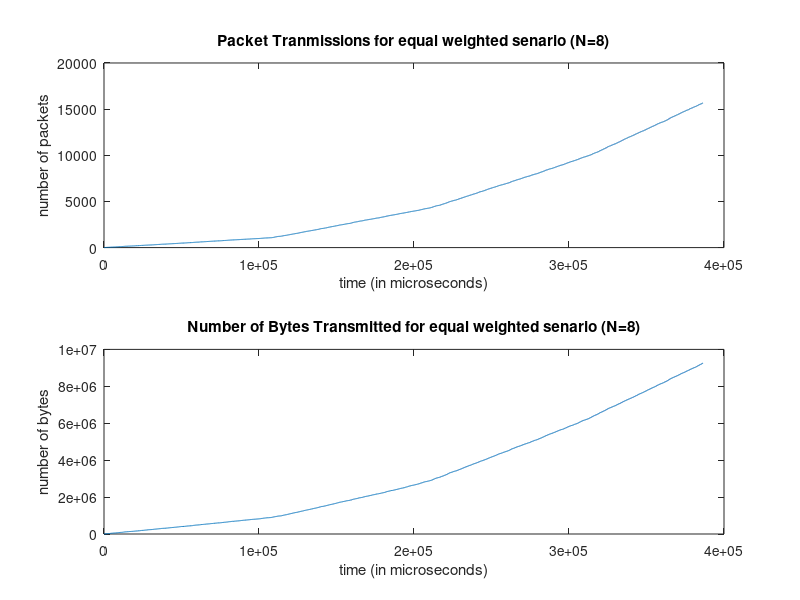
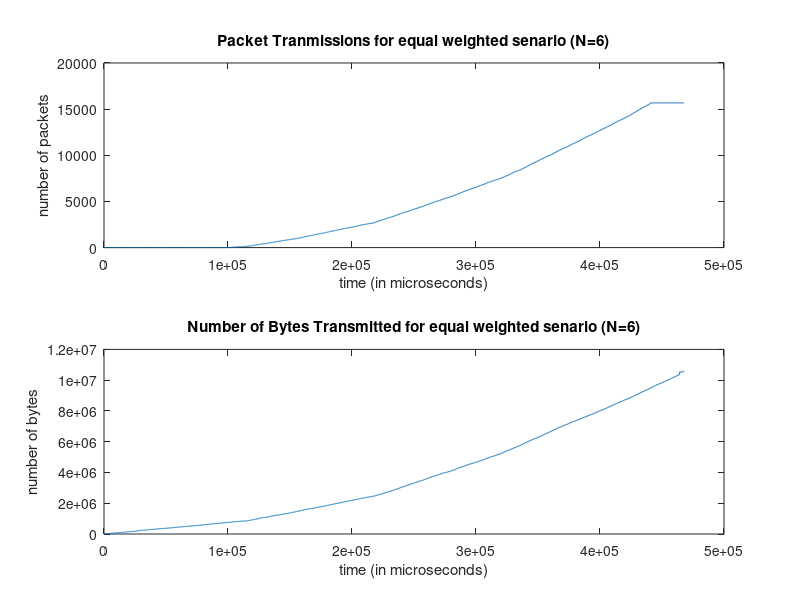
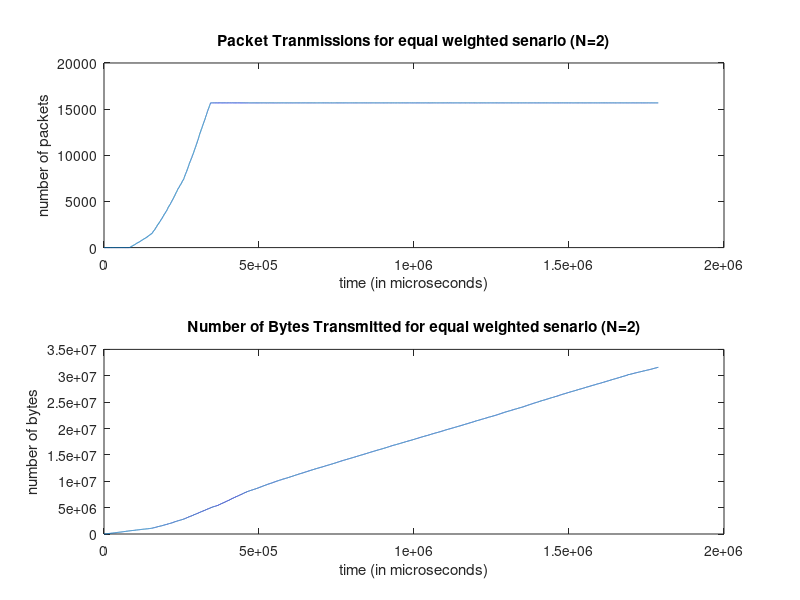

Here is the MATLAB script that generated these plots, in order:
clc;clear all;

[packet_no_p, packetsize_p, arrival_time] = textread('sink_we.txt', '%f %f %f');

%plot number of packet transmissions on a time scale of 10 ms per data
%point
%for number of packet transmissions, we don't care about the packet size
%just the fact that a packet comes in at arrival_time(i)
figure(1);
subplot(2,1,1);
time = arrival_time(1:length(packet_no_p));
packet = packet_no_p (1:length(packet_no_p));
plot(cumsum(time), packet);
title('Packet Tranmissions for equal weighted senario (N=8)');
xlabel('time (in microseconds)');
ylabel('number of packets');
%plot number of transmitted bytes on a time scale of 10 ms per data point
subplot(2,1,2);
packet2 = packetsize_p(1:length(packet_no_p));
plot(cumsum(time), cumsum(packet2));
title('Number of Bytes Transmitted for equal weighted senario (N=8)');
ylabel('number of bytes');
xlabel('time (in microseconds)');

set(figure(1),'OuterPosition',[1 1 900 600]);
saveas(figure(1),'plot_n8_we','png');


[packet_no_p, packetsize_p, arrival_time] = textread('sink1_we.txt', '%f %f %f');

%plot number of packet transmissions on a time scale of 10 ms per data
%point
%for number of packet transmissions, we don't care about the packet size
%just the fact that a packet comes in at arrival_time(i)
figure(2);
subplot(2,1,1);
time = arrival_time(1:length(packet_no_p));
packet = packet_no_p (1:length(packet_no_p));
plot(cumsum(time), packet);
title('Packet Tranmissions for equal weighted senario (N=6)');
xlabel('time (in microseconds)');
ylabel('number of packets');
%plot number of transmitted bytes on a time scale of 10 ms per data point
subplot(2,1,2);
packet2 = packetsize_p(1:length(packet_no_p));
plot(cumsum(time), cumsum(packet2));
title('Number of Bytes Transmitted for equal weighted senario (N=6)');
ylabel('number of bytes');
xlabel('time (in microseconds)');

set(figure(2),'OuterPosition',[1 1 900 600]);
saveas(figure(2),'plot_n6_we','png');



[packet_no_p, packetsize_p, arrival_time] = textread('sink2_we.txt', '%f %f %f');

%plot number of packet transmissions on a time scale of 10 ms per data
%point
%for number of packet transmissions, we don't care about the packet size
%just the fact that a packet comes in at arrival_time(i)
figure(3);
subplot(2,1,1);
time = arrival_time(1:length(packet_no_p));
packet = packet_no_p (1:length(packet_no_p));
plot(cumsum(time), packet);
title('Packet Tranmissions for equal weighted senario (N=2)');
xlabel('time (in microseconds)');
ylabel('number of packets');
%plot number of transmitted bytes on a time scale of 10 ms per data point
subplot(2,1,2);
packet2 = packetsize_p(1:length(packet_no_p));
plot(cumsum(time), cumsum(packet2));
title('Number of Bytes Transmitted for equal weighted senario (N=2)');
ylabel('number of bytes');
xlabel('time (in microseconds)');

set(figure(3),'OuterPosition',[1 1 900 600]);
saveas(figure(3),'plot_n2_we','png');